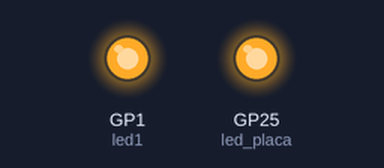
Simulated run of this program. Board: Raspberry Pi Pico running MicroPython. On the bench: output pins drawn as LEDs (lit = HIGH).

Above: at 1.0 s.
At 3.0 s:
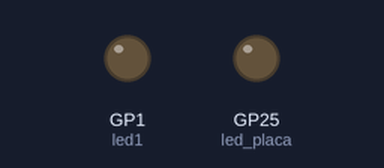
Timing chart, 0 to 6.5 s (numbered marks = the images above):
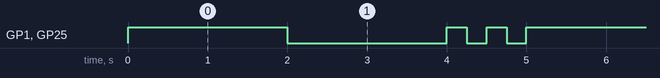

The program:

4-_digital_OUT.py
```python
"""
File:        digital_OUT.py
Dispositivo: Raspberry Pi Pico -RP2040-
Autor:       Cristhofer Patzán
Compilador:  Thonny V3.3.13

Programa:    Syntaxis y comandos básicos
Hardware:    Raspberry Pi Pico -RP2040-
Creación:    3 de diciembre de 2021
modificado:  3 de diciembre de 2021
"""
import utime       #para delays
import machine     #Libreria que traduce python para cargar al uC
                   #Para saber funciones disponibles ingresar en la shell/consola --> help(machine)


led_placa = machine.Pin(25, machine.Pin.OUT) #machine.Pin(-numero de pin-, -entrada/salida-)
led1 = machine.Pin(1, machine.Pin.OUT)

while True:
    led_placa.value(1)  #Estado logico del pin (on/off)
    led1.value(1)
    utime.sleep(2)
    led_placa.value(0)
    led1.value(0)
    utime.sleep(2)

    led_placa.toggle()   #es com usar ~ en C, invierte el estado actual del pin
    led1.toggle()
    utime.sleep(0.25)
    led_placa.toggle()
    led1.toggle()
    utime.sleep(0.25)
    led_placa.toggle()
    led1.toggle()
    utime.sleep(0.25)
    led_placa.toggle()
    led1.toggle()
    utime.sleep(0.25)
```

Measured:
- by itself, GP1 (led1), GP25 (led_placa): repeats every 5.0 s: LOW 2.0 s, 2 × (HIGH 0.25 s, LOW 0.25 s), HIGH 2.0 s
- by itself, everything shown: repeats every 5.0 s, in 6 steps
